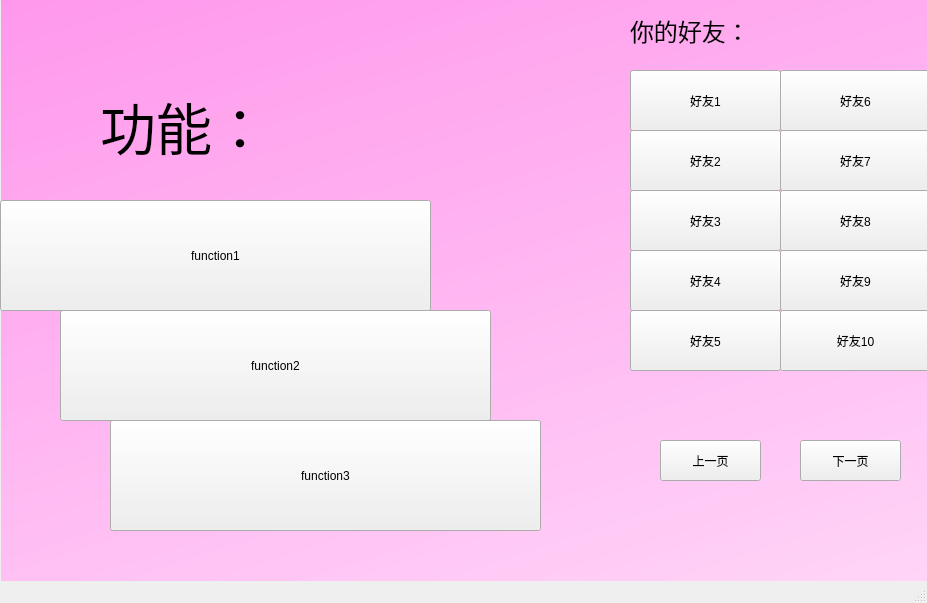
<?xml version="1.0" encoding="UTF-8"?>
<ui version="4.0">
 <class>MainWindow</class>
 <widget class="QMainWindow" name="MainWindow">
  <property name="geometry">
   <rect>
    <x>0</x>
    <y>0</y>
    <width>927</width>
    <height>603</height>
   </rect>
  </property>
  <property name="windowTitle">
   <string>MainWindow</string>
  </property>
  <widget class="QWidget" name="centralwidget">
   <widget class="QPushButton" name="prev_page">
    <property name="geometry">
     <rect>
      <x>660</x>
      <y>440</y>
      <width>101</width>
      <height>41</height>
     </rect>
    </property>
    <property name="text">
     <string>上一页</string>
    </property>
   </widget>
   <widget class="QPushButton" name="friend_1">
    <property name="enabled">
     <bool>true</bool>
    </property>
    <property name="geometry">
     <rect>
      <x>630</x>
      <y>70</y>
      <width>151</width>
      <height>61</height>
     </rect>
    </property>
    <property name="styleSheet">
     <string notr="true"/>
    </property>
    <property name="text">
     <string>好友1</string>
    </property>
    <property name="flat">
     <bool>false</bool>
    </property>
   </widget>
   <widget class="QPushButton" name="friend_2">
    <property name="geometry">
     <rect>
      <x>630</x>
      <y>130</y>
      <width>151</width>
      <height>61</height>
     </rect>
    </property>
    <property name="text">
     <string>好友2</string>
    </property>
   </widget>
   <widget class="QPushButton" name="friend_3">
    <property name="geometry">
     <rect>
      <x>630</x>
      <y>190</y>
      <width>151</width>
      <height>61</height>
     </rect>
    </property>
    <property name="text">
     <string>好友3</string>
    </property>
   </widget>
   <widget class="QPushButton" name="friend_4">
    <property name="geometry">
     <rect>
      <x>630</x>
      <y>250</y>
      <width>151</width>
      <height>61</height>
     </rect>
    </property>
    <property name="text">
     <string>好友4</string>
    </property>
   </widget>
   <widget class="QPushButton" name="friend_5">
    <property name="geometry">
     <rect>
      <x>630</x>
      <y>310</y>
      <width>151</width>
      <height>61</height>
     </rect>
    </property>
    <property name="text">
     <string>好友5</string>
    </property>
   </widget>
   <widget class="QPushButton" name="friend_7">
    <property name="geometry">
     <rect>
      <x>780</x>
      <y>130</y>
      <width>151</width>
      <height>61</height>
     </rect>
    </property>
    <property name="text">
     <string>好友7</string>
    </property>
   </widget>
   <widget class="QPushButton" name="friend_6">
    <property name="geometry">
     <rect>
      <x>780</x>
      <y>70</y>
      <width>151</width>
      <height>61</height>
     </rect>
    </property>
    <property name="styleSheet">
     <string notr="true"/>
    </property>
    <property name="text">
     <string>好友6</string>
    </property>
   </widget>
   <widget class="QPushButton" name="friend_10">
    <property name="geometry">
     <rect>
      <x>780</x>
      <y>310</y>
      <width>151</width>
      <height>61</height>
     </rect>
    </property>
    <property name="text">
     <string>好友10</string>
    </property>
   </widget>
   <widget class="QPushButton" name="friend_8">
    <property name="geometry">
     <rect>
      <x>780</x>
      <y>190</y>
      <width>151</width>
      <height>61</height>
     </rect>
    </property>
    <property name="text">
     <string>好友8</string>
    </property>
   </widget>
   <widget class="QPushButton" name="friend_9">
    <property name="geometry">
     <rect>
      <x>780</x>
      <y>250</y>
      <width>151</width>
      <height>61</height>
     </rect>
    </property>
    <property name="text">
     <string>好友9</string>
    </property>
   </widget>
   <widget class="QLabel" name="friend_label">
    <property name="geometry">
     <rect>
      <x>630</x>
      <y>10</y>
      <width>151</width>
      <height>41</height>
     </rect>
    </property>
    <property name="font">
     <font>
      <pointsize>18</pointsize>
     </font>
    </property>
    <property name="text">
     <string>你的好友：</string>
    </property>
   </widget>
   <widget class="QPushButton" name="function_2">
    <property name="geometry">
     <rect>
      <x>60</x>
      <y>310</y>
      <width>431</width>
      <height>111</height>
     </rect>
    </property>
    <property name="styleSheet">
     <string notr="true"/>
    </property>
    <property name="text">
     <string>function2</string>
    </property>
   </widget>
   <widget class="QPushButton" name="function_1">
    <property name="geometry">
     <rect>
      <x>0</x>
      <y>200</y>
      <width>431</width>
      <height>111</height>
     </rect>
    </property>
    <property name="styleSheet">
     <string notr="true"/>
    </property>
    <property name="text">
     <string>function1</string>
    </property>
   </widget>
   <widget class="QPushButton" name="function_3">
    <property name="geometry">
     <rect>
      <x>110</x>
      <y>420</y>
      <width>431</width>
      <height>111</height>
     </rect>
    </property>
    <property name="styleSheet">
     <string notr="true"/>
    </property>
    <property name="text">
     <string>function3</string>
    </property>
   </widget>
   <widget class="QLabel" name="user_label">
    <property name="geometry">
     <rect>
      <x>100</x>
      <y>90</y>
      <width>351</width>
      <height>71</height>
     </rect>
    </property>
    <property name="font">
     <font>
      <pointsize>42</pointsize>
     </font>
    </property>
    <property name="text">
     <string>功能：</string>
    </property>
   </widget>
   <widget class="QPushButton" name="next_page">
    <property name="geometry">
     <rect>
      <x>800</x>
      <y>440</y>
      <width>101</width>
      <height>41</height>
     </rect>
    </property>
    <property name="text">
     <string>下一页</string>
    </property>
    <property name="flat">
     <bool>false</bool>
    </property>
   </widget>
   <widget class="QLabel" name="background">
    <property name="geometry">
     <rect>
      <x>1</x>
      <y>-1</y>
      <width>931</width>
      <height>601</height>
     </rect>
    </property>
    <property name="styleSheet">
     <string notr="true">background:qlineargradient(spread:pad, x1:0, y1:0, x2:1, y2:2, stop:0 rgba(255, 152, 236, 255), stop:1 rgba(255, 255, 255, 255))</string>
    </property>
    <property name="text">
     <string/>
    </property>
   </widget>
   <zorder>background</zorder>
   <zorder>prev_page</zorder>
   <zorder>friend_1</zorder>
   <zorder>friend_2</zorder>
   <zorder>friend_3</zorder>
   <zorder>friend_4</zorder>
   <zorder>friend_5</zorder>
   <zorder>friend_7</zorder>
   <zorder>friend_6</zorder>
   <zorder>friend_10</zorder>
   <zorder>friend_8</zorder>
   <zorder>friend_9</zorder>
   <zorder>friend_label</zorder>
   <zorder>function_2</zorder>
   <zorder>function_1</zorder>
   <zorder>function_3</zorder>
   <zorder>user_label</zorder>
   <zorder>next_page</zorder>
  </widget>
  <widget class="QStatusBar" name="statusbar"/>
 </widget>
 <resources/>
 <connections/>
</ui>
